Frame 1 (no input): blank canvas, image omitted
Frame 60 (no input): blank canvas, image omitted
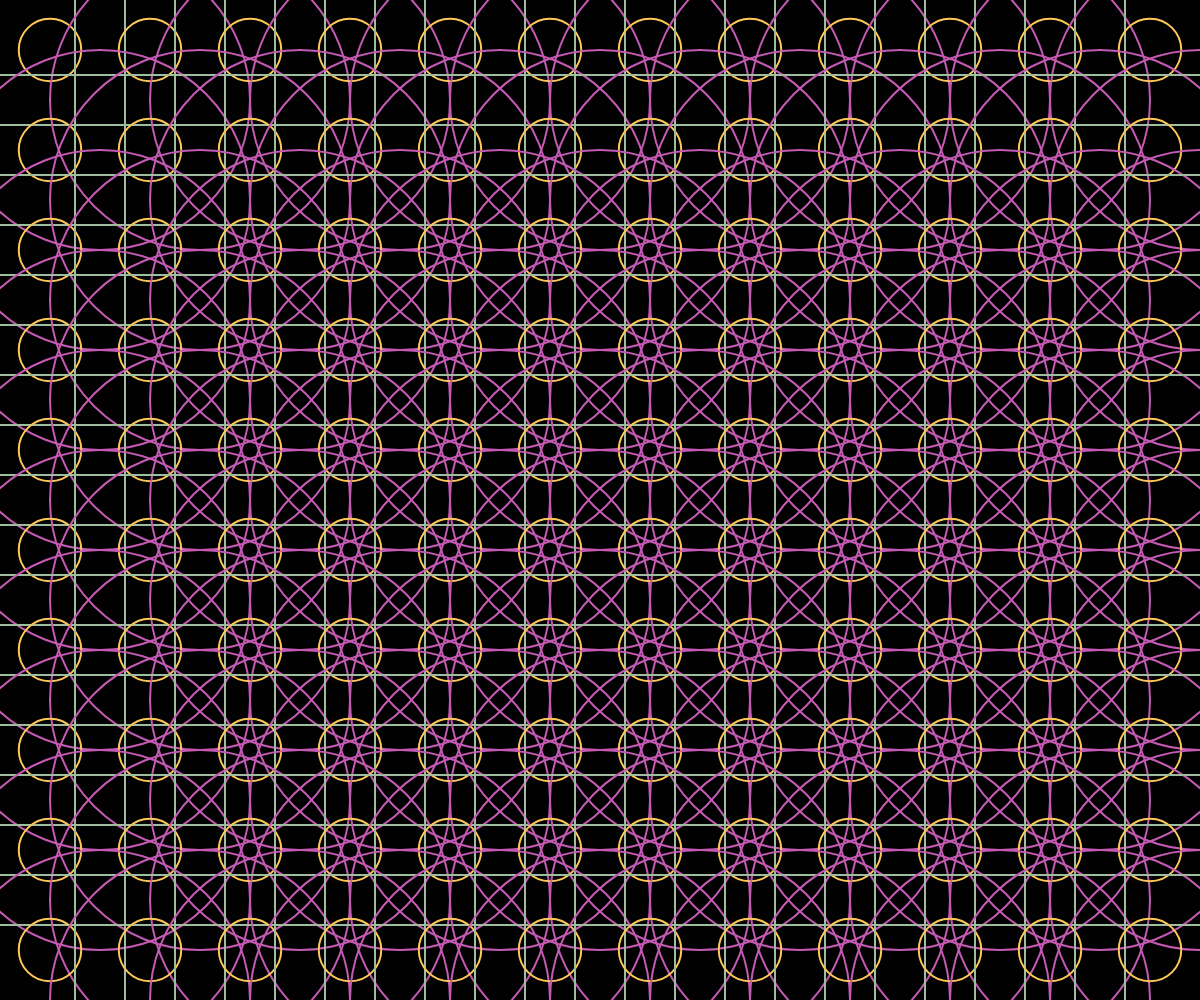
Frame 120 (the mouse pressed at the canvas centre since frame 60)

The p5.js sketch whose frames 1 and 60 were blank and that drew this single picture after the mouse press (run headless with seeded random() and noise() and a simulated clock; from frame 60 on, the mouse is pressed at the canvas centre):

// p5.js sketch
// ── sketch.js
function setup() {
  createCanvas(windowWidth, windowHeight);
}

function draw() {
  background(0);  
  noFill()
  stroke(255)
  strokeWeight(2)
  for(var j=0;j<(windowHeight/100);j++)
    {
     for(var i=0;i<(windowWidth/100);i++)
  { 
       stroke("#FFC857")
  ellipse(50+(i*100),50+(j*100),mouseY/8)  
  rectMode(CENTER)
  stroke("#9EBC9E")
  rect(50+(i*100),50+(j*100),mouseX/4)
  stroke("#C45AB3")
  ellipse(100+(i*100),100+(j*100),mouseX/2)
  }
}
}
